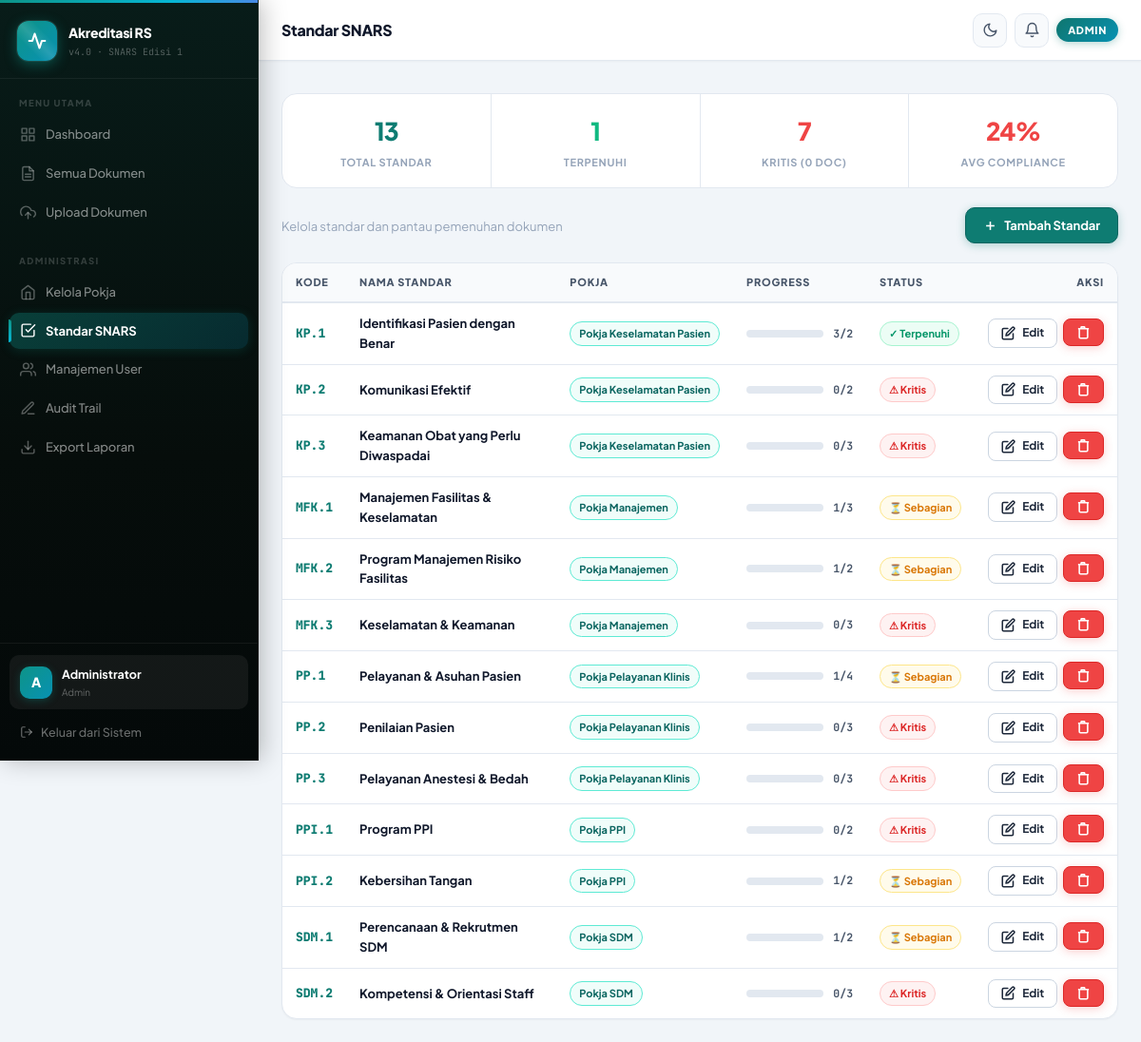
Screenshot of /admin/standar (signed in) with the database file from the repository.
### tables this page shows
CREATE TABLE users(
            id INTEGER PRIMARY KEY AUTOINCREMENT,
            username TEXT UNIQUE NOT NULL,
            full_name TEXT NOT NULL,
            role TEXT NOT NULL,
            password_hash TEXT NOT NULL,
            active INTEGER NOT NULL DEFAULT 1,
            theme TEXT NOT NULL DEFAULT 'light',
            created_at TEXT NOT NULL);

CREATE TABLE standar(
            id INTEGER PRIMARY KEY AUTOINCREMENT,
            kode TEXT UNIQUE NOT NULL,
            nama TEXT NOT NULL,
            pokja_id INTEGER REFERENCES pokja(id),
            target_dokumen INTEGER NOT NULL DEFAULT 1);

### app.py (the view, shortened to what this page needs)
    @app.route("/admin/standar", methods=["GET", "POST"])
    @login_required
    @admin_required
    def manage_standar():
        standar_rows = g.db.execute("""
            SELECT s.id, s.kode, s.nama, s.target_dokumen, s.pokja_id,
                   p.name AS pokja_name, COUNT(f.id) AS uploaded
            FROM standar s
            LEFT JOIN pokja p ON p.id=s.pokja_id
            LEFT JOIN files f ON f.standar_id=s.id
            GROUP BY s.id ORDER BY s.kode
        """).fetchall()
        pokja_rows = g.db.execute("SELECT id,name FROM pokja ORDER BY name").fetchall()
        total_s = len(standar_rows)
        if total_s > 0:
            avg_compliance = round(sum(
                min(100, (r["uploaded"] / max(r["target_dokumen"],1) * 100))
                for r in standar_rows) / total_s)
        else:
            avg_compliance = 0
        full_count     = sum(1 for r in standar_rows if r["uploaded"] >= r["target_dokumen"])
        critical_count = sum(1 for r in standar_rows if r["uploaded"] == 0)
        return render_template("standar.html", standar_rows=standar_rows,
            pokja_rows=pokja_rows, avg_compliance=avg_compliance,
            full_count=full_count, critical_count=critical_count, csrf=_csrf())

### app.py (called while the page is built)
def get_db_connection():
    c = sqlite3.connect(DB_PATH)
    c.row_factory = sqlite3.Row
    c.execute("PRAGMA foreign_keys=ON")
    c.execute("PRAGMA journal_mode=WAL")
    return c

def get_current_user():
    uid = session.get("user_id")
    if not uid: return None
    db  = getattr(g, "db", None)
    if not db: return None
    row = db.execute(
        "SELECT id,username,full_name,role,active,theme FROM users WHERE id=?", (uid,)).fetchone()
    if not row or int(row["active"]) != 1:
        session.clear(); return None
    return row

def login_required(func):
    @wraps(func)
    def wrapper(*a, **kw):
        if not g.user: return redirect(url_for("login"))
        return func(*a, **kw)
    return wrapper

def admin_required(func):
    @wraps(func)
    def wrapper(*a, **kw):
        if not g.user or g.user["role"] != "admin":
            flash("Akses ditolak. Halaman ini hanya untuk administrator.", "danger")
            return redirect(url_for("dashboard"))
        return func(*a, **kw)
    return wrapper

def _csrf():    return session.get("_csrf", "")

### templates/standar.html (shortened to what this page needs)
{% extends 'base.html' %}
{% block page_title %}Standar SNARS{% endblock %}
{% block content %}
<div class="compliance-overview mb-24">
  <div class="comp-stat">
    <div class="comp-stat-val" style="color:var(--brand);">{{ standar_rows|length }}</div>
    <div class="comp-stat-lbl">Total Standar</div>
  </div>
  <div class="comp-stat">
    <div class="comp-stat-val" style="color:var(--green);">{{ full_count }}</div>
    <div class="comp-stat-lbl">Terpenuhi</div>
  </div>
  <div class="comp-stat">
    <div class="comp-stat-val" style="color:var(--red);">{{ critical_count }}</div>
    <div class="comp-stat-lbl">Kritis (0 doc)</div>
  </div>
  <div class="comp-stat">
    <div class="comp-stat-val" style="color:{% if avg_compliance >= 80 %}var(--green){% elif avg_compliance >= 50 %}var(--yellow){% else %}var(--red){% endif %};">{{ avg_compliance }}%</div>
    <div class="comp-stat-lbl">Avg Compliance</div>
  </div>
</div>
<div class="section-header mb-20">
  <div>
    <div class="section-sub">Kelola standar dan pantau pemenuhan dokumen</div>
  </div>
  <button class="btn btn-primary" onclick="openModal('modalAddStandar')">
    <svg xmlns="http://www.w3.org/2000/svg" viewBox="0 0 24 24" fill="none" stroke="currentColor" stroke-width="2.5"><line x1="12" y1="5" x2="12" y2="19"/><line x1="5" y1="12" x2="19" y2="12"/></svg>
    Tambah Standar
  </button>
</div>
<div class="card">
  {% if standar_rows %}
  <div class="table-wrap">
    <table class="data-table">
      <thead>
        <tr>
          <th>Kode</th>
          <th>Nama Standar</th>
          <th>Pokja</th>
          <th>Progress</th>
          <th>Status</th>
          <th style="text-align:right;">Aksi</th>
        </tr>
      </thead>
      <tbody>
        {% for s in standar_rows %}
        {% set pct = [(s['uploaded'] / [s['target_dokumen'],1]|max * 100)|round|int, 100]|min %}
        <tr>
          <td data-label="Kode">
            <span class="font-mono" style="font-weight:800;font-size:13px;color:var(--brand);">{{ s['kode'] }}</span>
          </td>
          <td data-label="Nama">
            <div class="td-main">{{ s['nama'] }}</div>
          </td>
          <td data-label="Pokja">
            {% if s['pokja_name'] %}
            <span class="badge badge-teal">{{ s['pokja_name'] }}</span>
            {% else %}
            <span class="td-muted">—</span>
            {% endif %}
          </td>
          <td data-label="Progress" style="min-width:140px;">
            <div style="display:flex;align-items:center;gap:10px;">
              <div class="compliance-bar" style="flex:1;min-width:80px;">
                <div class="compliance-fill" data-pct="{{ pct }}" style="width:0%;"></div>
              </div>
              <span class="font-mono" style="font-size:11.5px;font-weight:700;color:var(--text-3);flex-shrink:0;">
                {{ s['uploaded'] }}/{{ s['target_dokumen'] }}
              </span>
            </div>
          </td>
          <td data-label="Status">
            {% if pct >= 100 %}
            <span class="badge badge-green">✓ Terpenuhi</span>
            {% elif pct > 0 %}
            <span class="badge badge-yellow">⏳ Sebagian</span>
            {% else %}
            <span class="badge badge-red">⚠ Kritis</span>
            {% endif %}
          </td>
          <td data-label="Aksi" style="text-align:right;">
            <div style="display:flex;gap:6px;justify-content:flex-end;">
              <button class="btn btn-secondary btn-sm" title="Edit"
                      onclick="openEditStandar({{ s['id'] }}, '{{ s['kode']|e }}', '{{ s['nama']|replace('\'','\\\'') }}', '{{ s['pokja_id'] or '' }}', {{ s['target_dokumen'] }})">
                <svg xmlns="http://www.w3.org/2000/svg" viewBox="0 0 24 24" fill="none" stroke="currentColor" stroke-width="2.5" stroke-linecap="round" stroke-linejoin="round"><path d="M11 4H4a2 2 0 0 0-2 2v14a2 2 0 0 0 2 2h14a2 2 0 0 0 2-2v-7"/><path d="M18.5 2.5a2.121 2.121 0 0 1 3 3L12 15l-4 1 1-4 9.5-9.5z"/></svg>
                Edit
              </button>
              <form method="POST" action="{{ url_for('manage_standar') }}" id="delS-{{ s['id'] }}" style="display:inline;">
                <button type="button" class="btn btn-danger btn-sm"
                        onclick="confirmDelete('delS-{{ s['id'] }}', '{{ s['kode']|e }}')">
                  <svg xmlns="http://www.w3.org/2000/svg" viewBox="0 0 24 24" fill="none" stroke="currentColor" stroke-width="2.5"><polyline points="3 6 5 6 21 6"/><path d="M19 6v14a2 2 0 0 1-2 2H7a2 2 0 0 1-2-2V6m3 0V4a1 1 0 0 1 1-1h4a1 1 0 0 1 1 1v2"/></svg>
                </button>
              </form>
            </div>
          </td>
        </tr>
        {% endfor %}
      </tbody>
    </table>
  </div>
  {% endif %}
</div>
{% endblock %}

### templates/base.html (shortened to what this page needs)
<!DOCTYPE html>
<html lang="id" data-theme="light">
<head>
  <link rel="stylesheet" href="{{ url_for('static', filename='css/app.css') }}">
</head>
<body>
<div class="layout">
  <aside class="sidebar" id="sidebar">
    <div class="sidebar-brand">
      <div class="brand-logo">
        <svg xmlns="http://www.w3.org/2000/svg" viewBox="0 0 24 24" fill="none" stroke="currentColor" stroke-width="2.5" stroke-linecap="round" stroke-linejoin="round"><path d="M22 12h-4l-3 9L9 3l-3 9H2"/></svg>
      </div>
      <div>
        <div class="brand-name">Akreditasi RS</div>
        <div class="brand-ver">v4.0 · SNARS Edisi 1</div>
      </div>
    </div>
    <div class="sidebar-section">
      <div class="sidebar-label">Menu Utama</div>
      <a href="{{ url_for('dashboard') }}" class="nav-item {% if request.endpoint == 'dashboard' %}active{% endif %}">
        Dashboard
      </a>
      <a href="{{ url_for('dokumen') }}" class="nav-item {% if request.endpoint == 'dokumen' %}active{% endif %}">
        Semua Dokumen
      </a>
      <a href="{{ url_for('upload_file') }}" class="nav-item {% if request.endpoint == 'upload_file' %}active{% endif %}">
        <svg xmlns="http://www.w3.org/2000/svg" viewBox="0 0 24 24" fill="none" stroke="currentColor" stroke-width="2" stroke-linecap="round" stroke-linejoin="round"><polyline points="16 16 12 12 8 16"/><line x1="12" y1="12" x2="12" y2="21"/><path d="M20.39 18.39A5 5 0 0 0 18 9h-1.26A8 8 0 1 0 3 16.3"/></svg>
        Upload Dokumen
      </a>
    </div>
    {% if g.user['role'] == 'admin' %}
    <div class="sidebar-section">
      <div class="sidebar-label">Administrasi</div>
      <a href="{{ url_for('manage_pokja') }}" class="nav-item {% if request.endpoint == 'manage_pokja' %}active{% endif %}">
        <svg xmlns="http://www.w3.org/2000/svg" viewBox="0 0 24 24" fill="none" stroke="currentColor" stroke-width="2" stroke-linecap="round" stroke-linejoin="round"><path d="M3 9l9-7 9 7v11a2 2 0 0 1-2 2H5a2 2 0 0 1-2-2z"/><polyline points="9 22 9 12 15 12 15 22"/></svg>
        Kelola Pokja
      </a>
      <a href="{{ url_for('manage_standar') }}" class="nav-item {% if request.endpoint == 'manage_standar' %}active{% endif %}">
        <svg xmlns="http://www.w3.org/2000/svg" viewBox="0 0 24 24" fill="none" stroke="currentColor" stroke-width="2" stroke-linecap="round" stroke-linejoin="round"><polyline points="9 11 12 14 22 4"/><path d="M21 12v7a2 2 0 0 1-2 2H5a2 2 0 0 1-2-2V5a2 2 0 0 1 2-2h11"/></svg>
        Standar SNARS
      </a>
      <a href="{{ url_for('manage_users') }}" class="nav-item {% if request.endpoint == 'manage_users' %}active{% endif %}">
        Manajemen User
      </a>
      <a href="{{ url_for('audit_trail') }}" class="nav-item {% if request.endpoint == 'audit_trail' %}active{% endif %}">
        <svg xmlns="http://www.w3.org/2000/svg" viewBox="0 0 24 24" fill="none" stroke="currentColor" stroke-width="2" stroke-linecap="round" stroke-linejoin="round"><path d="M12 20h9"/><path d="M16.5 3.5a2.121 2.121 0 0 1 3 3L7 19l-4 1 1-4L16.5 3.5z"/></svg>
        Audit Trail
      </a>
      <a href="{{ url_for('export_csv') }}" class="nav-item">
        <svg xmlns="http://www.w3.org/2000/svg" viewBox="0 0 24 24" fill="none" stroke="currentColor" stroke-width="2" stroke-linecap="round" stroke-linejoin="round"><path d="M21 15v4a2 2 0 0 1-2 2H5a2 2 0 0 1-2-2v-4"/><polyline points="7 10 12 15 17 10"/><line x1="12" y1="15" x2="12" y2="3"/></svg>
        Export Laporan
      </a>
    </div>
    {% endif %}
    <div class="sidebar-footer">
      <a href="{{ url_for('profile') }}" class="user-card">
        <div class="user-avatar">{{ g.user['full_name'][0]|upper }}</div>
        <div>
          <div class="user-info-name">{{ g.user['full_name'] }}</div>
          <div class="user-info-role">{{ g.user['role']|replace('_',' ')|title }}</div>
        </div>
      </a>
      <a href="{{ url_for('logout') }}" class="btn-logout">
        <svg xmlns="http://www.w3.org/2000/svg" viewBox="0 0 24 24" fill="none" stroke="currentColor" stroke-width="2" stroke-linecap="round" stroke-linejoin="round"><path d="M9 21H5a2 2 0 0 1-2-2V5a2 2 0 0 1 2-2h4"/><polyline points="16 17 21 12 16 7"/><line x1="21" y1="12" x2="9" y2="12"/></svg>
        Keluar dari Sistem
      </a>
    </div>
  </aside>
  <div class="main">
    <header class="topbar">
      <h1 class="topbar-title">{% block page_title %}{% endblock %}</h1>
      <div class="topbar-right">
        <button class="icon-btn" id="themeBtn" title="Ganti tema">
          <svg id="iconMoon" xmlns="http://www.w3.org/2000/svg" viewBox="0 0 24 24" fill="none" stroke="currentColor" stroke-width="2" stroke-linecap="round" stroke-linejoin="round"><path d="M21 12.79A9 9 0 1 1 11.21 3 7 7 0 0 0 21 12.79z"/></svg>
        </button>
        <div style="position:relative;">
          <button class="icon-btn" id="notifBtn" title="Notifikasi">
            <svg xmlns="http://www.w3.org/2000/svg" viewBox="0 0 24 24" fill="none" stroke="currentColor" stroke-width="2" stroke-linecap="round" stroke-linejoin="round"><path d="M18 8A6 6 0 0 0 6 8c0 7-3 9-3 9h18s-3-2-3-9"/><path d="M13.73 21a2 2 0 0 1-3.46 0"/></svg>
          </button>
        </div>
        <span class="role-pill role-{{ g.user['role'] }}">{{ g.user['role']|replace('_',' ')|title }}</span>
      </div>
    </header>
    <main class="content">{% block content %}{% endblock %}</main>
  </div>
</div>
</body>
</html>

### rows the page displays
users: full_name "A", user.full_name "Administrator", user.role "Admin", user.role "ADMIN"
standar: kode "KP.1", nama "Identifikasi Pasien dengan Benar", pokja_name "Pokja Keselamatan Pasien", uploaded "3", target_dokumen "2", shows "✓ Terpenuhi"
standar: kode "KP.2", nama "Komunikasi Efektif", pokja_name "Pokja Keselamatan Pasien", uploaded "0", target_dokumen "2", shows "⚠ Kritis"
standar: kode "KP.3", nama "Keamanan Obat yang Perlu Diwaspadai", pokja_name "Pokja Keselamatan Pasien", uploaded "0", target_dokumen "3", shows "⚠ Kritis"
standar: kode "MFK.1", nama "Manajemen Fasilitas & Keselamatan", pokja_name "Pokja Manajemen", uploaded "1", target_dokumen "3", shows "⏳ Sebagian"
standar: kode "MFK.2", nama "Program Manajemen Risiko Fasilitas", pokja_name "Pokja Manajemen", uploaded "1", target_dokumen "2", shows "⏳ Sebagian"
standar: kode "MFK.3", nama "Keselamatan & Keamanan", pokja_name "Pokja Manajemen", uploaded "0", target_dokumen "3", shows "⚠ Kritis"
standar: kode "PP.1", nama "Pelayanan & Asuhan Pasien", pokja_name "Pokja Pelayanan Klinis", uploaded "1", target_dokumen "4", shows "⏳ Sebagian"
standar: kode "PP.2", nama "Penilaian Pasien", pokja_name "Pokja Pelayanan Klinis", uploaded "0", target_dokumen "3", shows "⚠ Kritis"
standar: kode "PP.3", nama "Pelayanan Anestesi & Bedah", pokja_name "Pokja Pelayanan Klinis", uploaded "0", target_dokumen "3", shows "⚠ Kritis"
standar: kode "PPI.1", nama "Program PPI", pokja_name "Pokja PPI", uploaded "0", target_dokumen "2", shows "⚠ Kritis"
standar: kode "PPI.2", nama "Kebersihan Tangan", pokja_name "Pokja PPI", uploaded "1", target_dokumen "2", shows "⏳ Sebagian"
standar: kode "SDM.1", nama "Perencanaan & Rekrutmen SDM", pokja_name "Pokja SDM", uploaded "1", target_dokumen "2", shows "⏳ Sebagian"
standar: kode "SDM.2", nama "Kompetensi & Orientasi Staff", pokja_name "Pokja SDM", uploaded "0", target_dokumen "3", shows "⚠ Kritis"

### other values shown
{{ standar_rows|length }} "13"
{{ full_count }} "1"
{{ critical_count }} "7"
{{ avg_compliance }} "24"
